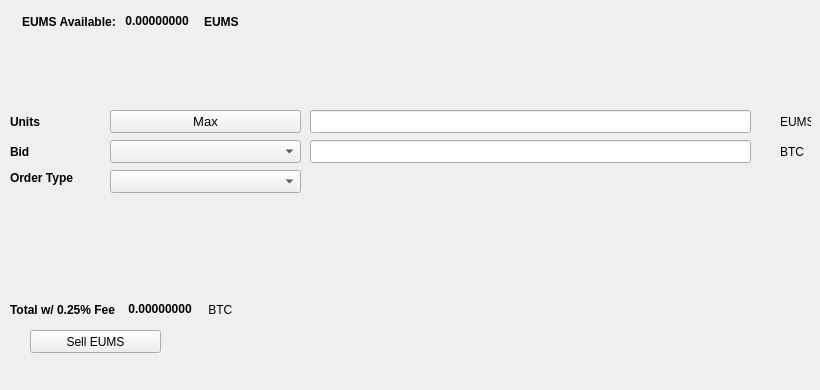
   <widget class="QWidget" name="SellTab">
    <attribute name="title">
     <string>Sell</string>
    </attribute>
    <widget class="QLabel" name="label_16">
     <property name="geometry">
      <rect>
       <x>780</x>
       <y>140</y>
       <width>31</width>
       <height>23</height>
      </rect>
     </property>
     <property name="text">
      <string>BTC</string>
     </property>
    </widget>
    <widget class="QComboBox" name="SellBidcomboBox">
     <property name="geometry">
      <rect>
       <x>110</x>
       <y>140</y>
       <width>191</width>
       <height>23</height>
      </rect>
     </property>
     <property name="font">
      <font>
       <pointsize>10</pointsize>
      </font>
     </property>
    </widget>
    <widget class="QLabel" name="label_18">
     <property name="geometry">
      <rect>
       <x>10</x>
       <y>110</y>
       <width>46</width>
       <height>23</height>
      </rect>
     </property>
     <property name="font">
      <font>
       <weight>75</weight>
       <bold>true</bold>
      </font>
     </property>
     <property name="text">
      <string>Units</string>
     </property>
    </widget>
    <widget class="QPushButton" name="Sell_Max_Amount">
     <property name="geometry">
      <rect>
       <x>110</x>
       <y>110</y>
       <width>191</width>
       <height>23</height>
      </rect>
     </property>
     <property name="font">
      <font>
       <pointsize>10</pointsize>
      </font>
     </property>
     <property name="text">
      <string>Max</string>
     </property>
    </widget>
    <widget class="QLabel" name="label_20">
     <property name="geometry">
      <rect>
       <x>10</x>
       <y>170</y>
       <width>91</width>
       <height>16</height>
      </rect>
     </property>
     <property name="font">
      <font>
       <weight>75</weight>
       <bold>true</bold>
      </font>
     </property>
     <property name="text">
      <string>Order Type</string>
     </property>
    </widget>
    <widget class="QComboBox" name="SellOrdertypeCombo">
     <property name="geometry">
      <rect>
       <x>110</x>
       <y>170</y>
       <width>191</width>
       <height>23</height>
      </rect>
     </property>
     <property name="font">
      <font>
       <pointsize>10</pointsize>
      </font>
     </property>
    </widget>
    <widget class="QLabel" name="label_21">
     <property name="geometry">
      <rect>
       <x>10</x>
       <y>140</y>
       <width>46</width>
       <height>23</height>
      </rect>
     </property>
     <property name="font">
      <font>
       <weight>75</weight>
       <bold>true</bold>
      </font>
     </property>
     <property name="text">
      <string>Bid</string>
     </property>
    </widget>
    <widget class="QLabel" name="label_22">
     <property name="geometry">
      <rect>
       <x>780</x>
       <y>110</y>
       <width>31</width>
       <height>23</height>
      </rect>
     </property>
     <property name="text">
      <string>EUMS</string>
     </property>
    </widget>
    <widget class="QLineEdit" name="UnitsInputPIE">
     <property name="geometry">
      <rect>
       <x>310</x>
       <y>110</y>
       <width>441</width>
       <height>23</height>
      </rect>
     </property>
     <property name="font">
      <font>
       <pointsize>9</pointsize>
       <weight>75</weight>
       <bold>true</bold>
      </font>
     </property>
    </widget>
    <widget class="QLineEdit" name="SellBidPriceEdit">
     <property name="geometry">
      <rect>
       <x>310</x>
       <y>140</y>
       <width>441</width>
       <height>23</height>
      </rect>
     </property>
     <property name="font">
      <font>
       <pointsize>9</pointsize>
       <weight>75</weight>
       <bold>true</bold>
      </font>
     </property>
    </widget>
    <widget class="QPushButton" name="SellPIEBTN">
     <property name="geometry">
      <rect>
       <x>30</x>
       <y>330</y>
       <width>131</width>
       <height>23</height>
      </rect>
     </property>
     <property name="text">
      <string>Sell EUMS</string>
     </property>
     <property name="icon">
      <iconset resource="../eums">
       <normaloff>:/icons/bitcoin</normaloff>:/icons/bitcoin</iconset>
     </property>
    </widget>
    <widget class="QWidget" name="layoutWidget3">
     <property name="geometry">
      <rect>
       <x>22</x>
       <y>12</y>
       <width>258</width>
       <height>19</height>
      </rect>
     </property>
     <layout class="QHBoxLayout" name="horizontalLayout">
      <item>
       <widget class="QLabel" name="label232_2">
        <property name="font">
         <font>
          <weight>75</weight>
          <bold>true</bold>
         </font>
        </property>
        <property name="text">
         <string>EUMS Available:</string>
        </property>
       </widget>
      </item>
      <item>
       <widget class="QLabel" name="PIEAvailableLabel">
        <property name="palette">
         <palette>
          <active>
           <colorrole role="WindowText">
            <brush brushstyle="SolidPattern">
             <color alpha="255">
              <red>0</red>
              <green>0</green>
              <blue>0</blue>
             </color>
            </brush>
           </colorrole>
           <colorrole role="Button">
            <brush brushstyle="SolidPattern">
             <color alpha="255">
              <red>0</red>
              <green>170</green>
              <blue>0</blue>
             </color>
            </brush>
           </colorrole>
           <colorrole role="Light">
            <brush brushstyle="SolidPattern">
             <color alpha="255">
              <red>0</red>
              <green>255</green>
              <blue>0</blue>
             </color>
            </brush>
           </colorrole>
           <colorrole role="Midlight">
            <brush brushstyle="SolidPattern">
             <color alpha="255">
              <red>0</red>
              <green>212</green>
              <blue>0</blue>
             </color>
            </brush>
           </colorrole>
           <colorrole role="Dark">
            <brush brushstyle="SolidPattern">
             <color alpha="255">
              <red>0</red>
              <green>85</green>
              <blue>0</blue>
             </color>
            </brush>
           </colorrole>
           <colorrole role="Mid">
            <brush brushstyle="SolidPattern">
             <color alpha="255">
              <red>0</red>
              <green>113</green>
              <blue>0</blue>
             </color>
            </brush>
           </colorrole>
           <colorrole role="Text">
            <brush brushstyle="SolidPattern">
             <color alpha="255">
              <red>0</red>
              <green>170</green>
              <blue>0</blue>
             </color>
            </brush>
           </colorrole>
           <colorrole role="BrightText">
            <brush brushstyle="SolidPattern">
             <color alpha="255">
              <red>255</red>
              <green>255</green>
              <blue>255</blue>
             </color>
            </brush>
           </colorrole>
           <colorrole role="ButtonText">
            <brush brushstyle="SolidPattern">
             <color alpha="255">
              <red>0</red>
              <green>0</green>
              <blue>0</blue>
             </color>
            </brush>
           </colorrole>
           <colorrole role="Base">
            <brush brushstyle="SolidPattern">
             <color alpha="255">
              <red>255</red>
              <green>255</green>
              <blue>255</blue>
             </color>
            </brush>
           </colorrole>
           <colorrole role="Window">
            <brush brushstyle="SolidPattern">
             <color alpha="255">
              <red>0</red>
              <green>170</green>
              <blue>0</blue>
             </color>
            </brush>
           </colorrole>
           <colorrole role="Shadow">
            <brush brushstyle="SolidPattern">
             <color alpha="255">
              <red>0</red>
              <green>0</green>
              <blue>0</blue>
             </color>
            </brush>
           </colorrole>
           <colorrole role="AlternateBase">
            <brush brushstyle="SolidPattern">
             <color alpha="255">
              <red>127</red>
              <green>212</green>
              <blue>127</blue>
             </color>
            </brush>
           </colorrole>
           <colorrole role="ToolTipBase">
            <brush brushstyle="SolidPattern">
             <color alpha="255">
              <red>255</red>
              <green>255</green>
              <blue>220</blue>
             </color>
            </brush>
           </colorrole>
           <colorrole role="ToolTipText">
            <brush brushstyle="SolidPattern">
             <color alpha="255">
              <red>0</red>
              <green>0</green>
              <blue>0</blue>
             </color>
            </brush>
           </colorrole>
          </active>
          <inactive>
           <colorrole role="WindowText">
            <brush brushstyle="SolidPattern">
             <color alpha="255">
              <red>0</red>
              <green>0</green>
              <blue>0</blue>
             </color>
            </brush>
           </colorrole>
           <colorrole role="Button">
            <brush brushstyle="SolidPattern">
             <color alpha="255">
              <red>0</red>
              <green>170</green>
              <blue>0</blue>
             </color>
            </brush>
           </colorrole>
           <colorrole role="Light">
            <brush brushstyle="SolidPattern">
             <color alpha="255">
              <red>0</red>
              <green>255</green>
              <blue>0</blue>
             </color>
            </brush>
           </colorrole>
           <colorrole role="Midlight">
            <brush brushstyle="SolidPattern">
             <color alpha="255">
              <red>0</red>
              <green>212</green>
              <blue>0</blue>
             </color>
            </brush>
           </colorrole>
           <colorrole role="Dark">
            <brush brushstyle="SolidPattern">
             <color alpha="255">
              <red>0</red>
              <green>85</green>
              <blue>0</blue>
             </color>
            </brush>
           </colorrole>
           <colorrole role="Mid">
            <brush brushstyle="SolidPattern">
             <color alpha="255">
              <red>0</red>
              <green>113</green>
              <blue>0</blue>
             </color>
            </brush>
           </colorrole>
           <colorrole role="Text">
            <brush brushstyle="SolidPattern">
             <color alpha="255">
              <red>0</red>
              <green>170</green>
              <blue>0</blue>
             </color>
            </brush>
           </colorrole>
           <colorrole role="BrightText">
            <brush brushstyle="SolidPattern">
             <color alpha="255">
              <red>255</red>
              <green>255</green>
              <blue>255</blue>
             </color>
            </brush>
           </colorrole>
           <colorrole role="ButtonText">
            <brush brushstyle="SolidPattern">
             <color alpha="255">
              <red>0</red>
              <green>0</green>
              <blue>0</blue>
             </color>
            </brush>
           </colorrole>
           <colorrole role="Base">
            <brush brushstyle="SolidPattern">
             <color alpha="255">
              <red>255</red>
              <green>255</green>
              <blue>255</blue>
             </color>
            </brush>
           </colorrole>
           <colorrole role="Window">
            <brush brushstyle="SolidPattern">
             <color alpha="255">
              <red>0</red>
              <green>170</green>
              <blue>0</blue>
             </color>
            </brush>
           </colorrole>
           <colorrole role="Shadow">
            <brush brushstyle="SolidPattern">
             <color alpha="255">
              <red>0</red>
              <green>0</green>
              <blue>0</blue>
             </color>
            </brush>
           </colorrole>
           <colorrole role="AlternateBase">
            <brush brushstyle="SolidPattern">
             <color alpha="255">
              <red>127</red>
              <green>212</green>
              <blue>127</blue>
             </color>
            </brush>
           </colorrole>
           <colorrole role="ToolTipBase">
            <brush brushstyle="SolidPattern">
             <color alpha="255">
              <red>255</red>
              <green>255</green>
              <blue>220</blue>
             </color>
            </brush>
           </colorrole>
           <colorrole role="ToolTipText">
            <brush brushstyle="SolidPattern">
             <color alpha="255">
              <red>0</red>
              <green>0</green>
              <blue>0</blue>
             </color>
            </brush>
           </colorrole>
          </inactive>
          <disabled>
           <colorrole role="WindowText">
            <brush brushstyle="SolidPattern">
             <color alpha="255">
              <red>0</red>
              <green>85</green>
              <blue>0</blue>
             </color>
            </brush>
           </colorrole>
           <colorrole role="Button">
            <brush brushstyle="SolidPattern">
             <color alpha="255">
              <red>0</red>
              <green>170</green>
              <blue>0</blue>
             </color>
            </brush>
           </colorrole>
           <colorrole role="Light">
            <brush brushstyle="SolidPattern">
             <color alpha="255">
              <red>0</red>
              <green>255</green>
              <blue>0</blue>
             </color>
            </brush>
           </colorrole>
           <colorrole role="Midlight">
            <brush brushstyle="SolidPattern">
             <color alpha="255">
              <red>0</red>
              <green>212</green>
              <blue>0</blue>
             </color>
            </brush>
           </colorrole>
           <colorrole role="Dark">
            <brush brushstyle="SolidPattern">
             <color alpha="255">
              <red>0</red>
              <green>85</green>
              <blue>0</blue>
             </color>
            </brush>
           </colorrole>
           <colorrole role="Mid">
            <brush brushstyle="SolidPattern">
             <color alpha="255">
              <red>0</red>
              <green>113</green>
              <blue>0</blue>
             </color>
            </brush>
           </colorrole>
           <colorrole role="Text">
            <brush brushstyle="SolidPattern">
             <color alpha="255">
              <red>0</red>
              <green>85</green>
              <blue>0</blue>
             </color>
            </brush>
           </colorrole>
           <colorrole role="BrightText">
            <brush brushstyle="SolidPattern">
             <color alpha="255">
              <red>255</red>
              <green>255</green>
              <blue>255</blue>
             </color>
            </brush>
           </colorrole>
           <colorrole role="ButtonText">
            <brush brushstyle="SolidPattern">
             <color alpha="255">
              <red>0</red>
              <green>85</green>
              <blue>0</blue>
             </color>
            </brush>
           </colorrole>
           <colorrole role="Base">
            <brush brushstyle="SolidPattern">
             <color alpha="255">
              <red>0</red>
              <green>170</green>
              <blue>0</blue>
             </color>
            </brush>
           </colorrole>
           <colorrole role="Window">
            <brush brushstyle="SolidPattern">
             <color alpha="255">
              <red>0</red>
              <green>170</green>
              <blue>0</blue>
             </color>
            </brush>
           </colorrole>
           <colorrole role="Shadow">
            <brush brushstyle="SolidPattern">
             <color alpha="255">
              <red>0</red>
              <green>0</green>
              <blue>0</blue>
             </color>
            </brush>
           </colorrole>
           <colorrole role="AlternateBase">
            <brush brushstyle="SolidPattern">
             <color alpha="255">
              <red>0</red>
              <green>170</green>
              <blue>0</blue>
             </color>
            </brush>
           </colorrole>
           <colorrole role="ToolTipBase">
            <brush brushstyle="SolidPattern">
             <color alpha="255">
              <red>255</red>
              <green>255</green>
              <blue>220</blue>
             </color>
            </brush>
           </colorrole>
           <colorrole role="ToolTipText">
            <brush brushstyle="SolidPattern">
             <color alpha="255">
              <red>0</red>
              <green>0</green>
              <blue>0</blue>
             </color>
            </brush>
           </colorrole>
          </disabled>
         </palette>
        </property>
        <property name="font">
         <font>
          <weight>75</weight>
          <bold>true</bold>
         </font>
        </property>
        <property name="text">
         <string> 0.00000000 </string>
        </property>
        <property name="textInteractionFlags">
         <set>Qt::LinksAccessibleByMouse|Qt::TextSelectableByKeyboard|Qt::TextSelectableByMouse</set>
        </property>
       </widget>
      </item>
      <item>
       <widget class="QLabel" name="labelPIE">
        <property name="font">
         <font>
          <weight>75</weight>
          <bold>true</bold>
         </font>
        </property>
        <property name="text">
         <string>EUMS</string>
        </property>
       </widget>
      </item>
     </layout>
    </widget>
    <widget class="QWidget" name="layoutWidget">
     <property name="geometry">
      <rect>
       <x>10</x>
       <y>300</y>
       <width>268</width>
       <height>19</height>
      </rect>
     </property>
     <layout class="QHBoxLayout" name="horizontalLayout_2">
      <item>
       <widget class="QLabel" name="label_19">
        <property name="font">
         <font>
          <weight>75</weight>
          <bold>true</bold>
         </font>
        </property>
        <property name="text">
         <string>Total w/ 0.25% Fee </string>
        </property>
       </widget>
      </item>
      <item>
       <widget class="QLabel" name="SellCostLabel">
        <property name="palette">
         <palette>
          <active>
           <colorrole role="WindowText">
            <brush brushstyle="SolidPattern">
             <color alpha="255">
              <red>0</red>
              <green>0</green>
              <blue>0</blue>
             </color>
            </brush>
           </colorrole>
           <colorrole role="Button">
            <brush brushstyle="SolidPattern">
             <color alpha="255">
              <red>0</red>
              <green>170</green>
              <blue>0</blue>
             </color>
            </brush>
           </colorrole>
           <colorrole role="Light">
            <brush brushstyle="SolidPattern">
             <color alpha="255">
              <red>0</red>
              <green>255</green>
              <blue>0</blue>
             </color>
            </brush>
           </colorrole>
           <colorrole role="Midlight">
            <brush brushstyle="SolidPattern">
             <color alpha="255">
              <red>0</red>
              <green>212</green>
              <blue>0</blue>
             </color>
            </brush>
           </colorrole>
           <colorrole role="Dark">
            <brush brushstyle="SolidPattern">
             <color alpha="255">
              <red>0</red>
              <green>85</green>
              <blue>0</blue>
             </color>
            </brush>
           </colorrole>
           <colorrole role="Mid">
            <brush brushstyle="SolidPattern">
             <color alpha="255">
              <red>0</red>
              <green>113</green>
              <blue>0</blue>
             </color>
            </brush>
           </colorrole>
           <colorrole role="Text">
            <brush brushstyle="SolidPattern">
             <color alpha="255">
              <red>0</red>
              <green>170</green>
              <blue>0</blue>
             </color>
            </brush>
           </colorrole>
           <colorrole role="BrightText">
            <brush brushstyle="SolidPattern">
             <color alpha="255">
              <red>255</red>
              <green>255</green>
              <blue>255</blue>
             </color>
            </brush>
           </colorrole>
           <colorrole role="ButtonText">
            <brush brushstyle="SolidPattern">
             <color alpha="255">
              <red>0</red>
              <green>0</green>
              <blue>0</blue>
             </color>
            </brush>
           </colorrole>
           <colorrole role="Base">
            <brush brushstyle="SolidPattern">
             <color alpha="255">
              <red>255</red>
              <green>255</green>
              <blue>255</blue>
             </color>
            </brush>
           </colorrole>
           <colorrole role="Window">
            <brush brushstyle="SolidPattern">
             <color alpha="255">
              <red>0</red>
              <green>170</green>
              <blue>0</blue>
             </color>
            </brush>
           </colorrole>
           <colorrole role="Shadow">
            <brush brushstyle="SolidPattern">
             <color alpha="255">
              <red>0</red>
              <green>0</green>
              <blue>0</blue>
             </color>
            </brush>
           </colorrole>
           <colorrole role="AlternateBase">
            <brush brushstyle="SolidPattern">
             <color alpha="255">
              <red>127</red>
              <green>212</green>
              <blue>127</blue>
             </color>
            </brush>
           </colorrole>
           <colorrole role="ToolTipBase">
            <brush brushstyle="SolidPattern">
             <color alpha="255">
              <red>255</red>
              <green>255</green>
              <blue>220</blue>
             </color>
            </brush>
           </colorrole>
           <colorrole role="ToolTipText">
            <brush brushstyle="SolidPattern">
             <color alpha="255">
              <red>0</red>
              <green>0</green>
              <blue>0</blue>
             </color>
            </brush>
           </colorrole>
          </active>
          <inactive>
           <colorrole role="WindowText">
            <brush brushstyle="SolidPattern">
             <color alpha="255">
              <red>0</red>
              <green>0</green>
              <blue>0</blue>
             </color>
            </brush>
           </colorrole>
           <colorrole role="Button">
            <brush brushstyle="SolidPattern">
             <color alpha="255">
              <red>0</red>
              <green>170</green>
              <blue>0</blue>
             </color>
            </brush>
           </colorrole>
           <colorrole role="Light">
            <brush brushstyle="SolidPattern">
             <color alpha="255">
              <red>0</red>
              <green>255</green>
              <blue>0</blue>
             </color>
            </brush>
           </colorrole>
           <colorrole role="Midlight">
            <brush brushstyle="SolidPattern">
             <color alpha="255">
              <red>0</red>
              <green>212</green>
              <blue>0</blue>
             </color>
            </brush>
           </colorrole>
           <colorrole role="Dark">
            <brush brushstyle="SolidPattern">
             <color alpha="255">
              <red>0</red>
              <green>85</green>
              <blue>0</blue>
             </color>
            </brush>
           </colorrole>
           <colorrole role="Mid">
            <brush brushstyle="SolidPattern">
             <color alpha="255">
              <red>0</red>
              <green>113</green>
              <blue>0</blue>
             </color>
            </brush>
           </colorrole>
           <colorrole role="Text">
            <brush brushstyle="SolidPattern">
             <color alpha="255">
              <red>0</red>
              <green>170</green>
              <blue>0</blue>
             </color>
            </brush>
           </colorrole>
           <colorrole role="BrightText">
            <brush brushstyle="SolidPattern">
             <color alpha="255">
              <red>255</red>
              <green>255</green>
              <blue>255</blue>
             </color>
            </brush>
           </colorrole>
           <colorrole role="ButtonText">
            <brush brushstyle="SolidPattern">
             <color alpha="255">
              <red>0</red>
              <green>0</green>
              <blue>0</blue>
             </color>
            </brush>
           </colorrole>
           <colorrole role="Base">
            <brush brushstyle="SolidPattern">
             <color alpha="255">
              <red>255</red>
              <green>255</green>
              <blue>255</blue>
             </color>
            </brush>
           </colorrole>
           <colorrole role="Window">
            <brush brushstyle="SolidPattern">
             <color alpha="255">
              <red>0</red>
              <green>170</green>
              <blue>0</blue>
             </color>
            </brush>
           </colorrole>
           <colorrole role="Shadow">
            <brush brushstyle="SolidPattern">
             <color alpha="255">
              <red>0</red>
              <green>0</green>
              <blue>0</blue>
             </color>
            </brush>
           </colorrole>
           <colorrole role="AlternateBase">
            <brush brushstyle="SolidPattern">
             <color alpha="255">
              <red>127</red>
              <green>212</green>
              <blue>127</blue>
             </color>
            </brush>
           </colorrole>
           <colorrole role="ToolTipBase">
            <brush brushstyle="SolidPattern">
             <color alpha="255">
              <red>255</red>
              <green>255</green>
              <blue>220</blue>
             </color>
            </brush>
           </colorrole>
           <colorrole role="ToolTipText">
            <brush brushstyle="SolidPattern">
             <color alpha="255">
              <red>0</red>
              <green>0</green>
              <blue>0</blue>
             </color>
            </brush>
           </colorrole>
          </inactive>
          <disabled>
           <colorrole role="WindowText">
            <brush brushstyle="SolidPattern">
             <color alpha="255">
              <red>0</red>
              <green>85</green>
              <blue>0</blue>
             </color>
            </brush>
           </colorrole>
           <colorrole role="Button">
            <brush brushstyle="SolidPattern">
             <color alpha="255">
              <red>0</red>
              <green>170</green>
              <blue>0</blue>
             </color>
            </brush>
           </colorrole>
           <colorrole role="Light">
            <brush brushstyle="SolidPattern">
             <color alpha="255">
              <red>0</red>
              <green>255</green>
              <blue>0</blue>
             </color>
            </brush>
           </colorrole>
           <colorrole role="Midlight">
            <brush brushstyle="SolidPattern">
             <color alpha="255">
              <red>0</red>
              <green>212</green>
              <blue>0</blue>
             </color>
            </brush>
           </colorrole>
           <colorrole role="Dark">
            <brush brushstyle="SolidPattern">
             <color alpha="255">
              <red>0</red>
              <green>85</green>
              <blue>0</blue>
             </color>
            </brush>
           </colorrole>
           <colorrole role="Mid">
            <brush brushstyle="SolidPattern">
             <color alpha="255">
              <red>0</red>
              <green>113</green>
              <blue>0</blue>
             </color>
            </brush>
           </colorrole>
           <colorrole role="Text">
            <brush brushstyle="SolidPattern">
             <color alpha="255">
              <red>0</red>
              <green>85</green>
              <blue>0</blue>
             </color>
            </brush>
           </colorrole>
           <colorrole role="BrightText">
            <brush brushstyle="SolidPattern">
             <color alpha="255">
              <red>255</red>
              <green>255</green>
              <blue>255</blue>
             </color>
            </brush>
           </colorrole>
           <colorrole role="ButtonText">
            <brush brushstyle="SolidPattern">
             <color alpha="255">
              <red>0</red>
              <green>85</green>
              <blue>0</blue>
             </color>
            </brush>
           </colorrole>
           <colorrole role="Base">
            <brush brushstyle="SolidPattern">
             <color alpha="255">
              <red>0</red>
              <green>170</green>
              <blue>0</blue>
             </color>
            </brush>
           </colorrole>
           <colorrole role="Window">
            <brush brushstyle="SolidPattern">
             <color alpha="255">
              <red>0</red>
              <green>170</green>
              <blue>0</blue>
             </color>
            </brush>
           </colorrole>
           <colorrole role="Shadow">
            <brush brushstyle="SolidPattern">
             <color alpha="255">
              <red>0</red>
              <green>0</green>
              <blue>0</blue>
             </color>
            </brush>
           </colorrole>
           <colorrole role="AlternateBase">
            <brush brushstyle="SolidPattern">
             <color alpha="255">
              <red>0</red>
              <green>170</green>
              <blue>0</blue>
             </color>
            </brush>
           </colorrole>
           <colorrole role="ToolTipBase">
            <brush brushstyle="SolidPattern">
             <color alpha="255">
              <red>255</red>
              <green>255</green>
              <blue>220</blue>
             </color>
            </brush>
           </colorrole>
           <colorrole role="ToolTipText">
            <brush brushstyle="SolidPattern">
             <color alpha="255">
              <red>0</red>
              <green>0</green>
              <blue>0</blue>
             </color>
            </brush>
           </colorrole>
          </disabled>
         </palette>
        </property>
        <property name="font">
         <font>
          <weight>75</weight>
          <bold>true</bold>
         </font>
        </property>
        <property name="autoFillBackground">
         <bool>false</bool>
        </property>
        <property name="text">
         <string> 0.00000000</string>
        </property>
        <property name="textInteractionFlags">
         <set>Qt::LinksAccessibleByMouse|Qt::TextSelectableByMouse</set>
        </property>
       </widget>
      </item>
      <item>
       <widget class="QLabel" name="label_17">
        <property name="font">
         <font>
          <weight>50</weight>
          <bold>false</bold>
         </font>
        </property>
        <property name="text">
         <string> BTC</string>
        </property>
       </widget>
      </item>
     </layout>
    </widget>
    <widget class="QLabel" name="label_23">
     <property name="geometry">
      <rect>
       <x>460</x>
       <y>300</y>
       <width>281</width>
       <height>81</height>
      </rect>
     </property>
     <property name="text">
      <string/>
     </property>
     <property name="pixmap">
      <pixmap>:/images/bittrex</pixmap>
     </property>
    </widget>
   </widget>
